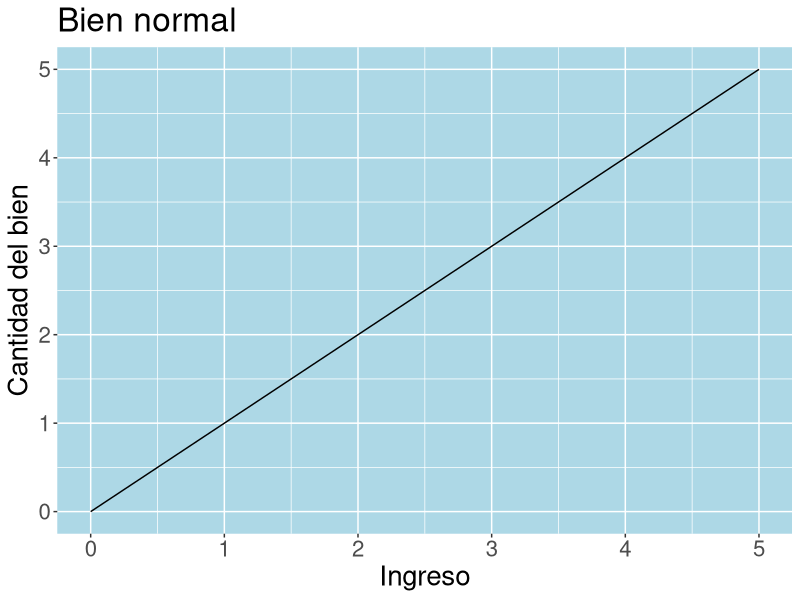
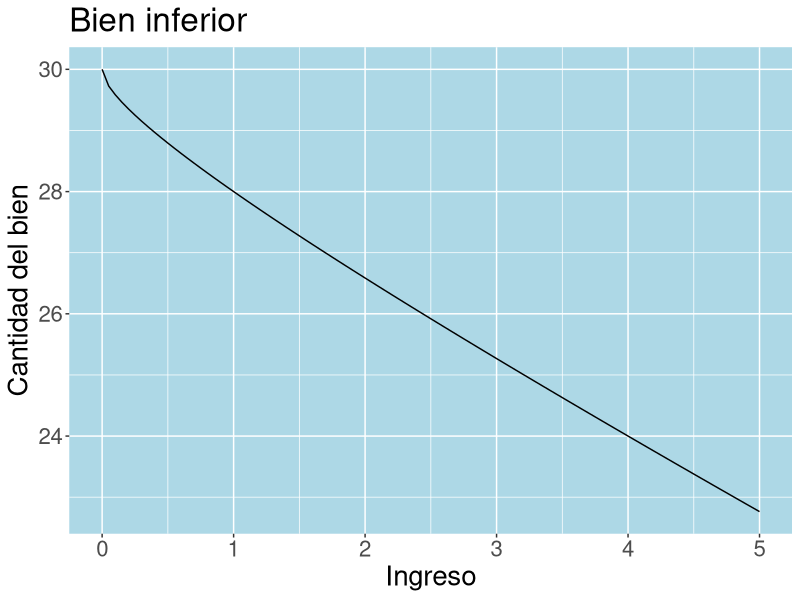
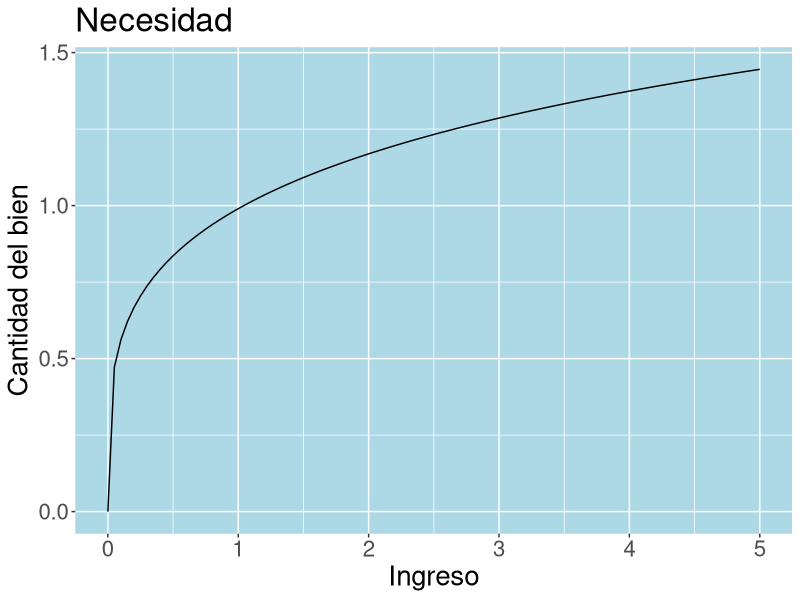
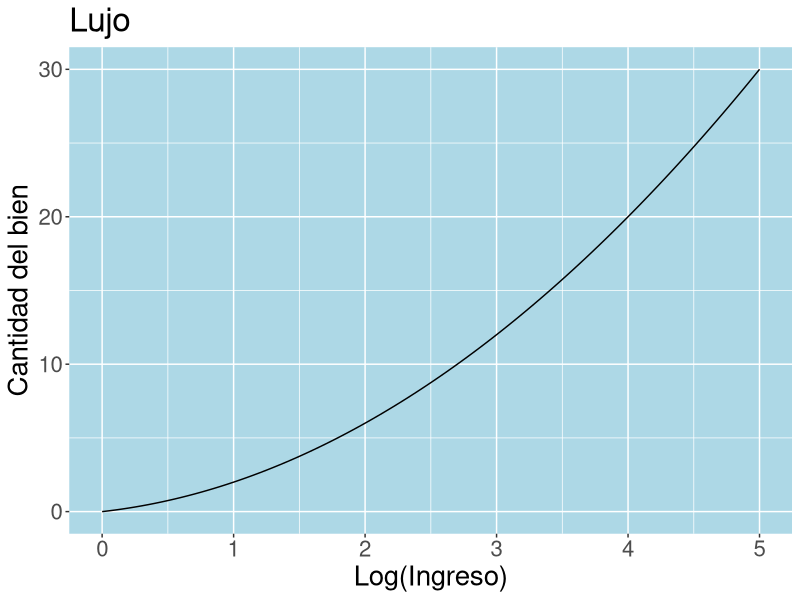
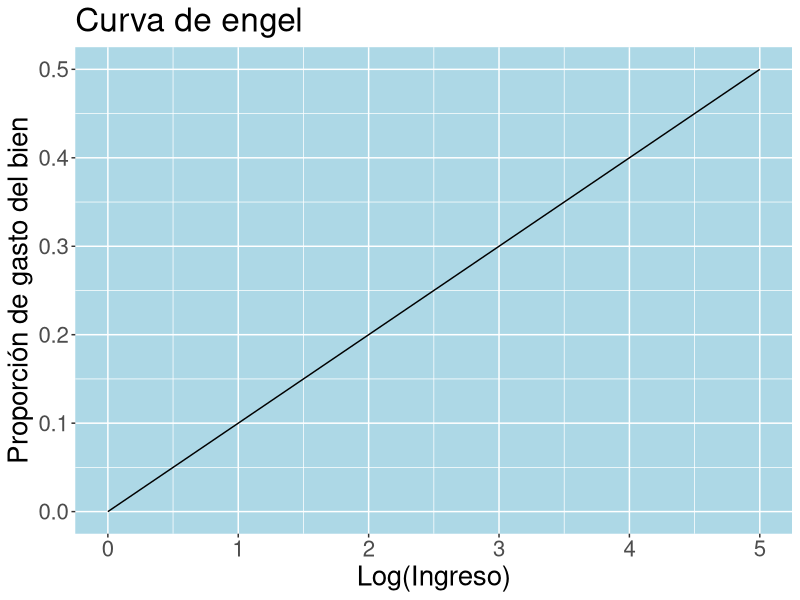

Here is the R script that generated these plots, in order:
## ---- chunk 1
knitr::opts_chunk$set(echo = FALSE)
## ---- chunk 2
library(ggplot2)
fun.1 <- function(x) x
fun.2 <- function(x) -x^(1/2) - x+30

ggplot(data = data.frame(x = 0), mapping = aes(x = x))+ stat_function(fun = fun.1) + xlim(0,5)+ labs(y="Cantidad del bien", x = "Ingreso")+ ggtitle("Bien normal")+ theme(text = element_text(size=20), panel.background = element_rect(fill = "lightblue"))

ggplot(data = data.frame(x = 0), mapping = aes(x = x))+ stat_function(fun = fun.2) + xlim(0,5)+ labs(y="Cantidad del bien", x = "Ingreso")+ ggtitle("Bien inferior")+ theme(text = element_text(size=20), panel.background = element_rect(fill = "lightblue"))


## ---- chunk 3

fun.3 <- function(x) x^(1/4) - .01*x
fun.4 <- function(x)  x^2 + x

ggplot(data = data.frame(x = 0), mapping = aes(x = x))+ stat_function(fun = fun.3) + xlim(0,5)+ labs(y="Cantidad del bien", x = "Ingreso")+ ggtitle("Necesidad")+ theme(text = element_text(size=20), panel.background = element_rect(fill = "lightblue"))

ggplot(data = data.frame(x = 0), mapping = aes(x = x))+ stat_function(fun = fun.4) + xlim(0,5)+ labs(y="Cantidad del bien", x = "Log(Ingreso)")+ ggtitle("Lujo")+ theme(text = element_text(size=20), panel.background = element_rect(fill = "lightblue"))


## ---- chunk 4
fun.5 <- function(x)  .1*x

ggplot(data = data.frame(x = 0), mapping = aes(x = x))+ stat_function(fun = fun.5) + xlim(0,5)+ labs(y="Proporción de gasto del bien", x = "Log(Ingreso)")+ ggtitle("Curva de engel")+ theme(text = element_text(size=20), panel.background = element_rect(fill = "lightblue"))


